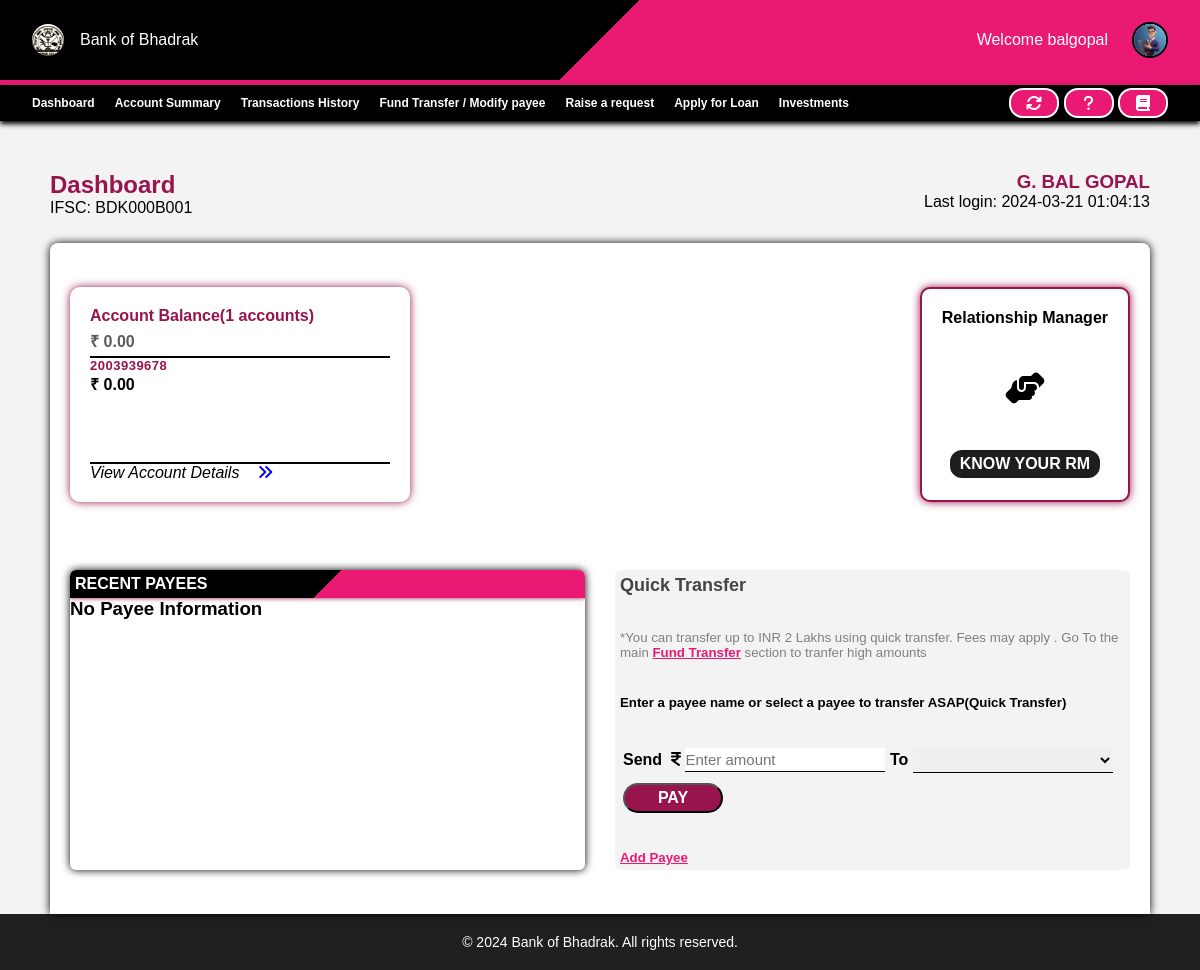
The app's page /components/customers/customer_dashboard.php (signed in) with its own data.
### tables this page shows
CREATE TABLE `customers` (
  `ID` int(11) NOT NULL,
  `CRN` bigint(20) NOT NULL,
  `AccountNo` bigint(20) NOT NULL,
  `FullName` varchar(100) NOT NULL,
  `UserName` varchar(100) NOT NULL,
  `Password` varchar(100) NOT NULL,
  `Balance` decimal(11,2) NOT NULL,
  `PhoneNo` bigint(20) NOT NULL,
  `Email` varchar(100) NOT NULL,
  `gender` varchar(10) NOT NULL,
  `Address` varchar(500) NOT NULL,
  `District` varchar(100) NOT NULL,
  `State` varchar(100) NOT NULL,
  `Pincode` int(11) NOT NULL,
  `AadhaarNo` bigint(20) NOT NULL,
  `IFSC` varchar(20) NOT NULL,
  `img` varchar(255) NOT NULL,
  `DateOfOpening` date NOT NULL,
  `lastInterestDate` date NOT NULL DEFAULT current_timestamp(),
  `LastLogin` varchar(50) NOT NULL,
  `Status` varchar(50) NOT NULL DEFAULT 'Pending'
);

### components/customers/customer_dashboard.php (the view, shortened to what this page needs)
<html lang="en">
<head>
    <link rel="stylesheet" href="https://cdnjs.cloudflare.com/ajax/libs/font-awesome/6.5.1/css/all.min.css" />
    <link rel="stylesheet" href="style.css">
</head>
<?php
require $_SERVER['DOCUMENT_ROOT'] ."/assets/php/config.php";
$email = $_SESSION['email'];
$LastLogin = $_SESSION['LastLogin'];
$currentLoginTimestamp = $_SESSION['currentLogin'];
$currentLogin = date('Y-m-d H:i:s', $currentLoginTimestamp);
mysqli_query($conn, "UPDATE `customers` SET `LastLogin`='$currentLogin' WHERE `Email` = '$email';");
$find_user = mysqli_query($conn, "SELECT * FROM customers WHERE Email='$email';");
$row = mysqli_fetch_assoc($find_user);
$name = $row['FullName'];
$userName = $row['UserName'];
$accountNo = $row['AccountNo'];
$balance = $row['Balance'];
$img = $row['img'];
$ifsc = $row['IFSC'];
if (mysqli_num_rows(mysqli_query($conn, "SELECT * FROM customers WHERE Email='$email'")) > 0) {
    $savingAccno = 1;
}
?>
<body>
    <nav class="navbar">
        <div class="profile-nav">
            <div class="logo">
                <div>
                    <img src="/images/logo.jpg" alt="">
                </div>
                <p>Bank of Bhadrak</p>
            </div>
            <div class="profile">
                Welcome <?php echo "$userName"; ?>
                <div class="dropdown">
                    <img src="/images/<?php echo "$img"; ?>" class="users" alt="">
                </div>
            </div>
        </div>
    </nav>
    <div class="bottom-nav">
        <div class="s1">
            <ul>
                <li><a href="customer_dashboard.php">Dashboard</a></li>
                <li><a href="account_summary.php">Account Summary</a></li>
                <li><a href="transaction_history.php">Transactions History</a></li>
                <li><a href="fund_transfer.php">Fund Transfer / Modify payee</a></li>
                <li><a href="raise_request.php">Raise a request</a></li>
                <li><a href="applyLoan.php">Apply for Loan</a></li>
                <li><a href="fd.php">Investments</a></li>
            </ul>
        </div>
        <div>
            <div class="tooltip">
                <a href=""> <button>
                        <i class="fa-solid fa-arrows-rotate"></i>
                    </button>
                </a>
            </div>
            <div class="tooltip">
                <a href="notifications.php">
                    <button>
                        <i class="fa-solid fa-question"></i>
                    </button>
                </a>
            </div>
            <div class="tooltip">
                <a href="/components/extra/faqs.php">
                    <button>
                        <i class="fa-solid fa-book"></i>
                    </button>
                </a>
            </div>
        </div>
    </div>
    <main>
        <section class="hero">
            <div class="title">
                <div>
                    <h2 style="color: #97144D;">Dashboard</h2>
                    <p>IFSC: <?php echo $ifsc; ?></p>
                </div>
                <div>
                    <h3><?php echo strtoupper($name); ?></h3>
                    <p>Last login: <?php echo $LastLogin; ?></p>
                </div>
            </div>
            <div class="account-main">
                <div class="account-details">
                    <div class="accounts">
                        <div class="acc-balance">
                            <h4>Account Balance(<?php echo $savingAccno; ?> accounts)</h4>
                            <p>&#8377; <?php echo "$balance"; ?></p>
                        </div>
                        <div class="acc-no">
                            <p><?php echo "$accountNo"; ?></p>
                            <h4>&#8377; <?php echo "$balance"; ?></h4>
                        </div>
                        <div>
                            <i>View Account Details</i>
                            <a href="account_summary.php"><i class="fa-solid fa-angles-right"></i></a>
                        </div>
                    </div>
                    <div class="rm">
                        <div>
                            <h4>Relationship Manager</h4>
                        </div>
                        <i class="fa-solid fa-handshake-angle"></i>
                        <div class="btn">
                            <a href="raise_request.php">KNOW YOUR RM</a>
                        </div>
                    </div>
                </div>
                <div class="account-summary">
                    <div class="recent-payee">
                        <p class='gg'>
                            RECENT PAYEES
                        </p>
                        <div class="payee-area">
                            <form action="" method="post">
                                <?php
                                $get_payees = mysqli_query($conn, "SELECT * FROM payee WHERE customerAccNo=$accountNo ORDER BY `payee`.`LastTransactionDate` DESC");
                                if (mysqli_num_rows($get_payees) > 0) {
                                    while ($payeeInfo = mysqli_fetch_assoc($get_payees)) {
                                        echo '<div class="payee-details">
                                        <div class="payee-name">
                                            <h5>' . $payeeInfo['payeeName'] . '</h5>
                                            <div class="payee-bank">
                                                <p>' . $payeeInfo['payeeNickname'] . '</p>
                                                <p>' . $payeeInfo['payeeIFSC'] . '</p>
                                                <p>' . $payeeInfo['payeeAccountNo'] . '</p>
                                            </div>
                                        </div>
                                        <div class="payee-transactions">
                                            <p style="font-weight: 600;">Rs ' . $payeeInfo['LastTransactionAmount'] . '</p>
                                            <p>' . $payeeInfo['LastTransactionDate'] . '</p>
                                        </div>
                                    </div>';
                                    }
                                } else {
                                    echo "<h3>No Payee Information</h3>";
                                }
                                ?>
                            </form>
                        </div>
                    </div>
                    <div class="quick-transfer">
                        <h4>Quick Transfer</h4>
                        <h5 style="color:gray; font-weight:100;">*You can transfer up to INR 2 Lakhs using quick transfer. Fees may apply . Go To the main <a href="fund_transfer.php">Fund Transfer</a> section to tranfer high amounts</h5>
                        <h5>Enter a payee name or select a payee to transfer ASAP(Quick Transfer)</h5>
                        <form action="" method="post">
                            <div>Send &nbsp;<i class="fa-solid fa-indian-rupee-sign"></i> <input type="number" name="amount" id="amount" placeholder="Enter amount" required> To
                                <select name="payeeAccountNo" title="please select a payee" required>
                                </select>
                            </div>
                            <button name="quick-transfer-pay">PAY</button>
                        </form>
                        <h5><a href="fund_transfer.php#addpayee">Add Payee</a></h5>
                    </div>
                </div>
            </div>
        </section>
    </main>
    <footer>
        <p>&copy; 2024 Bank of Bhadrak. All rights reserved.
        </p>
    </footer>
</body>
</html>

### records on screen
customers: UserName "balgopal", img (picture), IFSC "BDK000B001", FullName "G. BAL GOPAL", Balance "0.00", AccountNo "2003939678"

### other values on screen
$LastLogin "2024-03-21 01:04:13"
$savingAccno "1"
